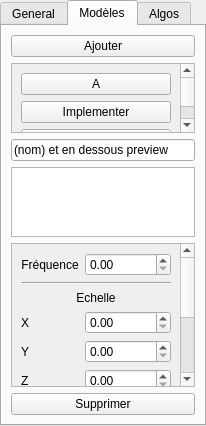
<?xml version="1.0" encoding="UTF-8"?>
<ui version="4.0">
 <class>TabWidget</class>
 <widget class="QTabWidget" name="TabWidget">
  <property name="geometry">
   <rect>
    <x>0</x>
    <y>0</y>
    <width>206</width>
    <height>426</height>
   </rect>
  </property>
  <property name="windowTitle">
   <string>TabWidget</string>
  </property>
  <property name="currentIndex">
   <number>1</number>
  </property>
  <widget class="QWidget" name="tabGeneral">
   <attribute name="title">
    <string>General</string>
   </attribute>
   <layout class="QVBoxLayout" name="verticalLayout">
    <item>
     <widget class="QLineEdit" name="editWorldName"/>
    </item>
    <item>
     <widget class="QGroupBox" name="groupBox">
      <property name="title">
       <string>Terrain</string>
      </property>
      <layout class="QGridLayout" name="gridLayout">
       <item row="1" column="1">
        <widget class="QRadioButton" name="radioButton_5">
         <property name="text">
          <string>Plage</string>
         </property>
         <attribute name="buttonGroup">
          <string notr="true">groupTerrain</string>
         </attribute>
        </widget>
       </item>
       <item row="0" column="0">
        <widget class="QRadioButton" name="radioButton">
         <property name="text">
          <string>Plaine</string>
         </property>
         <property name="checked">
          <bool>true</bool>
         </property>
         <attribute name="buttonGroup">
          <string notr="true">groupTerrain</string>
         </attribute>
        </widget>
       </item>
       <item row="0" column="1">
        <widget class="QRadioButton" name="radioButton_4">
         <property name="text">
          <string>Désert</string>
         </property>
         <attribute name="buttonGroup">
          <string notr="true">groupTerrain</string>
         </attribute>
        </widget>
       </item>
       <item row="2" column="0">
        <widget class="QRadioButton" name="radioButton_3">
         <property name="text">
          <string>Forêt</string>
         </property>
         <attribute name="buttonGroup">
          <string notr="true">groupTerrain</string>
         </attribute>
        </widget>
       </item>
       <item row="1" column="0">
        <widget class="QRadioButton" name="radioButton_2">
         <property name="text">
          <string>Montagne</string>
         </property>
         <property name="checked">
          <bool>false</bool>
         </property>
         <attribute name="buttonGroup">
          <string notr="true">groupTerrain</string>
         </attribute>
        </widget>
       </item>
      </layout>
     </widget>
    </item>
    <item>
     <widget class="QGroupBox" name="groupBox_2">
      <property name="title">
       <string>Climat</string>
      </property>
      <layout class="QFormLayout" name="formLayout_2">
       <item row="0" column="0">
        <widget class="QRadioButton" name="radioButton_6">
         <property name="text">
          <string>Pluie</string>
         </property>
         <attribute name="buttonGroup">
          <string notr="true">groupClimat</string>
         </attribute>
        </widget>
       </item>
       <item row="0" column="1">
        <widget class="QRadioButton" name="radioButton_7">
         <property name="text">
          <string>Neige</string>
         </property>
         <attribute name="buttonGroup">
          <string notr="true">groupClimat</string>
         </attribute>
        </widget>
       </item>
       <item row="1" column="0">
        <widget class="QRadioButton" name="radioButton_8">
         <property name="text">
          <string>Dégagé</string>
         </property>
         <attribute name="buttonGroup">
          <string notr="true">groupClimat</string>
         </attribute>
        </widget>
       </item>
       <item row="1" column="1">
        <widget class="QRadioButton" name="radioButton_9">
         <property name="text">
          <string>Brume</string>
         </property>
         <attribute name="buttonGroup">
          <string notr="true">groupClimat</string>
         </attribute>
        </widget>
       </item>
       <item row="3" column="0">
        <widget class="QLabel" name="label_9">
         <property name="text">
          <string>Force du vent</string>
         </property>
        </widget>
       </item>
       <item row="3" column="1">
        <widget class="QSlider" name="sliderWindPower">
         <property name="orientation">
          <enum>Qt::Horizontal</enum>
         </property>
        </widget>
       </item>
      </layout>
     </widget>
    </item>
   </layout>
  </widget>
  <widget class="QWidget" name="tabModel">
   <attribute name="title">
    <string>Modèles</string>
   </attribute>
   <layout class="QVBoxLayout" name="verticalLayout_3">
    <item>
     <widget class="QPushButton" name="buttonAddModel">
      <property name="text">
       <string>Ajouter</string>
      </property>
     </widget>
    </item>
    <item>
     <widget class="QScrollArea" name="scrollArea">
      <property name="widgetResizable">
       <bool>true</bool>
      </property>
      <widget class="QWidget" name="scrollAreaWidgetContents">
       <property name="geometry">
        <rect>
         <x>0</x>
         <y>0</y>
         <width>155</width>
         <height>127</height>
        </rect>
       </property>
       <layout class="QVBoxLayout" name="verticalLayout_2">
        <item>
         <widget class="QPushButton" name="pushButton_5">
          <property name="text">
           <string>A</string>
          </property>
         </widget>
        </item>
        <item>
         <widget class="QPushButton" name="pushButton_6">
          <property name="text">
           <string>Implementer</string>
          </property>
         </widget>
        </item>
        <item>
         <widget class="QPushButton" name="pushButton_7">
          <property name="text">
           <string>Plus tard</string>
          </property>
         </widget>
        </item>
        <item>
         <spacer name="verticalSpacer_3">
          <property name="orientation">
           <enum>Qt::Vertical</enum>
          </property>
          <property name="sizeHint" stdset="0">
           <size>
            <width>20</width>
            <height>1</height>
           </size>
          </property>
         </spacer>
        </item>
       </layout>
      </widget>
     </widget>
    </item>
    <item>
     <widget class="QLineEdit" name="editModelName">
      <property name="inputMask">
       <string/>
      </property>
      <property name="text">
       <string>(nom) et en dessous preview</string>
      </property>
     </widget>
    </item>
    <item>
     <widget class="QGraphicsView" name="graphicsView"/>
    </item>
    <item>
     <widget class="QScrollArea" name="scrollArea_2">
      <property name="widgetResizable">
       <bool>true</bool>
      </property>
      <widget class="QWidget" name="scrollAreaWidgetContents_2">
       <property name="geometry">
        <rect>
         <x>0</x>
         <y>0</y>
         <width>155</width>
         <height>284</height>
        </rect>
       </property>
       <layout class="QFormLayout" name="formLayout">
        <item row="0" column="0">
         <widget class="QLabel" name="label_7">
          <property name="text">
           <string>Fréquence</string>
          </property>
          <property name="alignment">
           <set>Qt::AlignCenter</set>
          </property>
         </widget>
        </item>
        <item row="0" column="1">
         <widget class="QDoubleSpinBox" name="spinboxFreq"/>
        </item>
        <item row="3" column="0">
         <widget class="QLabel" name="label">
          <property name="sizePolicy">
           <sizepolicy hsizetype="Expanding" vsizetype="Preferred">
            <horstretch>0</horstretch>
            <verstretch>0</verstretch>
           </sizepolicy>
          </property>
          <property name="text">
           <string>X</string>
          </property>
         </widget>
        </item>
        <item row="3" column="1">
         <widget class="QDoubleSpinBox" name="spinboxScaleX"/>
        </item>
        <item row="4" column="0">
         <widget class="QLabel" name="label_2">
          <property name="sizePolicy">
           <sizepolicy hsizetype="Expanding" vsizetype="Preferred">
            <horstretch>0</horstretch>
            <verstretch>0</verstretch>
           </sizepolicy>
          </property>
          <property name="text">
           <string>Y</string>
          </property>
         </widget>
        </item>
        <item row="4" column="1">
         <widget class="QDoubleSpinBox" name="spinboxScaleY"/>
        </item>
        <item row="5" column="0">
         <widget class="QLabel" name="label_3">
          <property name="sizePolicy">
           <sizepolicy hsizetype="Expanding" vsizetype="Preferred">
            <horstretch>0</horstretch>
            <verstretch>0</verstretch>
           </sizepolicy>
          </property>
          <property name="text">
           <string>Z</string>
          </property>
         </widget>
        </item>
        <item row="5" column="1">
         <widget class="QDoubleSpinBox" name="spinboxScaleZ"/>
        </item>
        <item row="6" column="0" colspan="2">
         <widget class="Line" name="line_2">
          <property name="orientation">
           <enum>Qt::Horizontal</enum>
          </property>
         </widget>
        </item>
        <item row="7" column="0" colspan="2">
         <widget class="QLabel" name="label_8">
          <property name="text">
           <string>Rotation</string>
          </property>
          <property name="alignment">
           <set>Qt::AlignCenter</set>
          </property>
         </widget>
        </item>
        <item row="8" column="0">
         <widget class="QLabel" name="label_4">
          <property name="sizePolicy">
           <sizepolicy hsizetype="Expanding" vsizetype="Preferred">
            <horstretch>0</horstretch>
            <verstretch>0</verstretch>
           </sizepolicy>
          </property>
          <property name="text">
           <string>X</string>
          </property>
         </widget>
        </item>
        <item row="8" column="1">
         <widget class="QSpinBox" name="spinboxRotX"/>
        </item>
        <item row="9" column="0">
         <widget class="QLabel" name="label_6">
          <property name="sizePolicy">
           <sizepolicy hsizetype="Expanding" vsizetype="Preferred">
            <horstretch>0</horstretch>
            <verstretch>0</verstretch>
           </sizepolicy>
          </property>
          <property name="text">
           <string>Y</string>
          </property>
         </widget>
        </item>
        <item row="9" column="1">
         <widget class="QSpinBox" name="spinboxRotY"/>
        </item>
        <item row="10" column="0">
         <widget class="QLabel" name="label_5">
          <property name="sizePolicy">
           <sizepolicy hsizetype="Expanding" vsizetype="Preferred">
            <horstretch>0</horstretch>
            <verstretch>0</verstretch>
           </sizepolicy>
          </property>
          <property name="text">
           <string>Z</string>
          </property>
         </widget>
        </item>
        <item row="10" column="1">
         <widget class="QSpinBox" name="spinboxRotZ"/>
        </item>
        <item row="1" column="0" colspan="2">
         <widget class="Line" name="line">
          <property name="orientation">
           <enum>Qt::Horizontal</enum>
          </property>
         </widget>
        </item>
        <item row="2" column="0" colspan="2">
         <widget class="QLabel" name="label_10">
          <property name="text">
           <string>Echelle</string>
          </property>
          <property name="alignment">
           <set>Qt::AlignCenter</set>
          </property>
         </widget>
        </item>
       </layout>
      </widget>
     </widget>
    </item>
    <item>
     <widget class="QPushButton" name="buttonDelModel">
      <property name="text">
       <string>Supprimer</string>
      </property>
     </widget>
    </item>
   </layout>
  </widget>
  <widget class="QWidget" name="tabAlgo">
   <attribute name="title">
    <string>Algos</string>
   </attribute>
   <widget class="QComboBox" name="comboBox">
    <property name="geometry">
     <rect>
      <x>110</x>
      <y>20</y>
      <width>69</width>
      <height>22</height>
     </rect>
    </property>
   </widget>
   <widget class="QComboBox" name="comboBox_2">
    <property name="geometry">
     <rect>
      <x>110</x>
      <y>170</y>
      <width>69</width>
      <height>22</height>
     </rect>
    </property>
   </widget>
  </widget>
 </widget>
 <resources/>
 <connections/>
 <buttongroups>
  <buttongroup name="groupTerrain"/>
  <buttongroup name="groupClimat"/>
 </buttongroups>
</ui>
